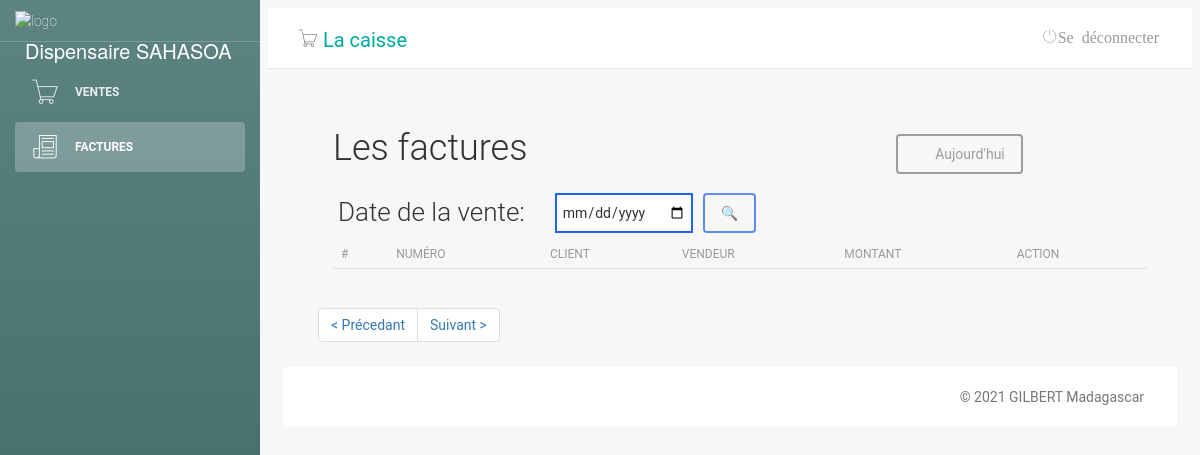
The app's page /invoices.php, older data.
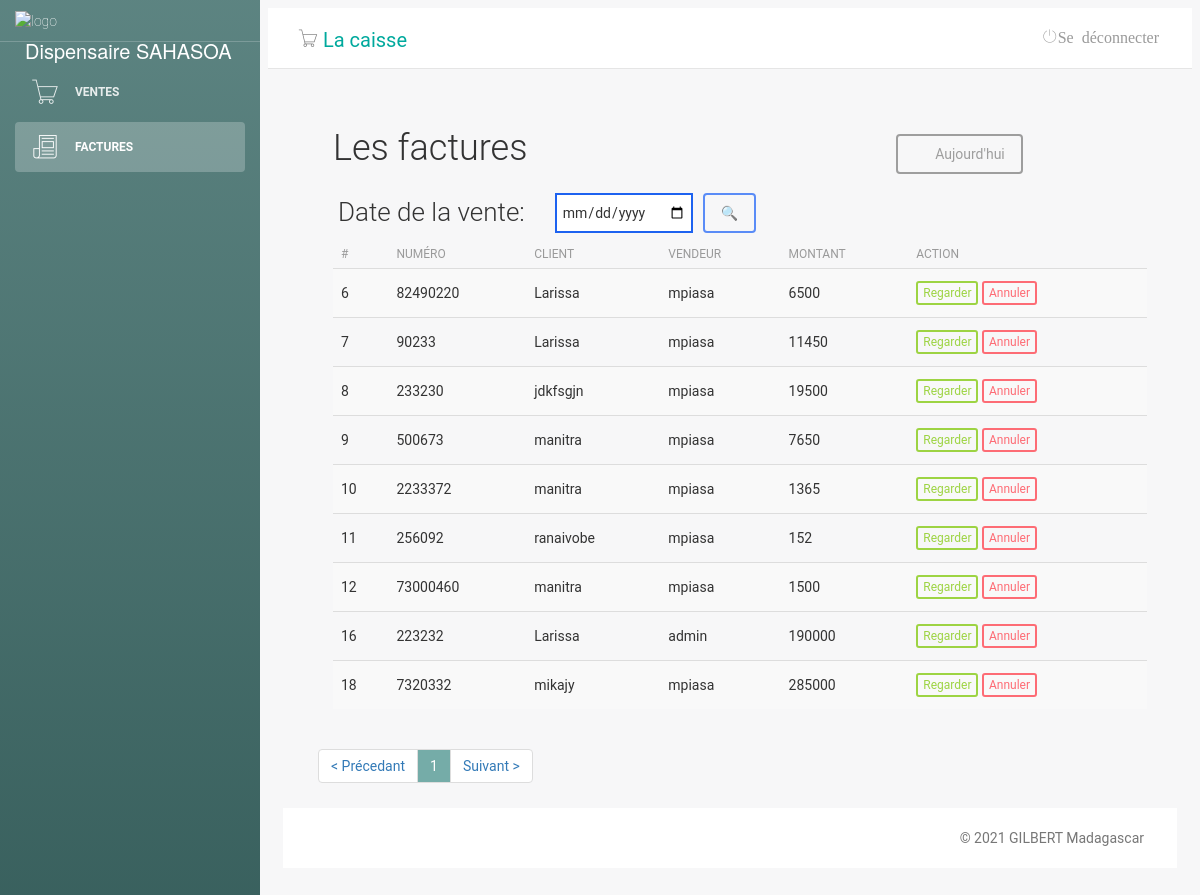
The same page, newer data.
### tables this page shows
CREATE TABLE "tb_ventes" (
	"id"	INTEGER,
	"prix"	varchar(11),
	"date"	date,
	"vendeur"	varchar(55),
	"client"	varchar(55) DEFAULT NULL,
	"n_NotaFiscal"	int(11),
	"paiment"	varchar(55),
	"mois"	TEXT,
	"an"	TEXT,
	"benefice"	NUMERIC,
	"states"	INTEGER,
	PRIMARY KEY("id" AUTOINCREMENT)
);

### invoices.php (the view, shortened to what the changed rows need)
<?php
include('classes/Mysql.php');
?>
<!doctype html>
<html lang="pt-br">
<head>
    <link href="css/bootstrap.min.css" rel="stylesheet" />
    <link href="css/animate.min.css" rel="stylesheet" />
    <link href="css/light-bootstrap-dashboard.css?v=1.4.0" rel="stylesheet" />
    <link href="css/demo.css" rel="stylesheet" />
    <link href="css/style.css" rel="stylesheet">
    <link href="css/font-awesome.min.css" rel="stylesheet">
    <link href='css/css' rel='stylesheet' type='text/css'>
    <link href="css/pe-icon-7-stroke.css" rel="stylesheet" />
</head>
<body>
    <div class="wrapper">
        <div class="main-panel">
            <div class="content">
                <div class="container-fluid">
                    <div class="row">
                        <?php
                        if (isset($_GET['date_invoice'])) {
                            $date = $_GET['date_invoice'];
                            $date = date_parse($date);
                            $day = $date['day'];
                            $month = $date['month'];
                            $year = $date['year'];
                            $year = substr($year, 2);
                            $date = $month . '/' . $day . '/' . $year;
                        } else {
                            $date = date('m/d/y');
                        }
                        $numRows = 0;
                        $itemsPerPage = 30;
                        $totalItemReq = $db->query("SELECT id FROM tb_ventes WHERE date = '$date'");
                        while ($row = $totalItemReq->fetch(SQLITE3_ASSOC)) {
                            ++$numRows;
                        }
                        $totalItem = $numRows;
                        $totalPages = ceil($totalItem / $itemsPerPage) + 1;
                        if (isset($_GET['page']) and !empty($_GET['page']) and $_GET['page'] > 0 and $_GET['page'] <= $totalItem) {
                            $_GET['page'] = intval($_GET['page']);
                            $currentPage = $_GET['page'];
                        } else {
                            $currentPage = 1;
                        }
                        $begin = ($currentPage - 1) * $itemsPerPage;
                        $sql = $db->prepare("SELECT * FROM tb_ventes WHERE date = '$date'");
                        $sql->execute();
                        $andranas = $sql->fetchAll();
                            $sql = $db->prepare("SELECT * FROM `tb_ventes` WHERE date = '$date' LIMIT $begin,$itemsPerPage");
                        $sql->execute();
                        $produtos = $sql->fetchAll();
                        ?>
                        <div class="lista-cliente">
                            <div id="top" class="row">
                                <div class="col-sm-8">
                                    <h2>Les factures</h2>
                                </div>
                            </div>
                            <div id="list" class="row">
                                <div class="table-responsive col-md-12">
                                    <table class="table table-striped" cellspacing="0" cellpadding="0">
                                        <thead>
                                            <tr>
                                                <th>#</th>
                                                <th>Numéro</th>
                                                <th>Client</th>
                                                <th>Vendeur</th>
                                                <th>montant</th>
                                                <th class="actions">Action</th>
                                            </tr>
                                        </thead>
                                        <tbody>
                                            <tr>
                                                <?php foreach ($produtos as $value) : ?>
                                                    <td><?php echo $value['id'] ?></td>
                                                    <td><?php echo $value['n_NotaFiscal'] ?></td>
                                                    <td><?php echo $value['client'] ?></td>
                                                    <td><?php echo $value['vendeur'] ?></td>
                                                    <td><?php echo ($value['prix']) ?></td>
                                                    <td class="actions">
                                                        <a class="btn btn-success btn-xs" href="invoice-detail.php?client=<?=$value['client']?>&vendeur=<?=$value['vendeur']?>&total=<?=($value['prix'])?>&numero=<?=($value['n_NotaFiscal'])?>">Regarder</a>
                                                        <a class="btn btn-danger btn-xs" href="invoice-cancel.php?client=<?=$value['client']?>&vendeur=<?=$value['vendeur']?>&total=<?=($value['prix'])?>&numero=<?=($value['n_NotaFiscal'])?>">Annuler</a>
                                                    </td>
                                            </tr>
                                        <?php
                                                endforeach;
                                        ?>
                                        </tbody>
                                    </table>
                                </div>
                                <div id="bottom" class="row">
                                    <div class="col-md-12">
                                        <ul class="pagination">
                                            <?php for ($i = 1; $i < $totalPages; $i++) {
                                                if ($i == $currentPage) {
                                                    echo '<li><a  style="background-color: #75aca8; color:white;" href="#">' . $i . '</a></li>';
                                                } else {
                                                    echo '<li><a href="?pg=sales&page=' . $i . '">' . $i . '</a></li>';
                                                }
                                            } ?>
                                        </ul>
                                    </div>
                                </div>
                            </div>
                        </div>
                    </div>
                </div>
            </div>
        </div>
</body>
</html>

Row changes from the older to the newer data that the page shows:
now on this page (row edited): tb_ventes: id "6", n_NotaFiscal "82490220", client "Larissa", vendeur "mpiasa", prix "6500"
now on this page (row edited): tb_ventes: id "7", n_NotaFiscal "90233", client "Larissa", vendeur "mpiasa", prix "11450"
now on this page (row edited): tb_ventes: id "8", n_NotaFiscal "233230", client "jdkfsgjn", vendeur "mpiasa", prix "19500"
now on this page (row edited): tb_ventes: id "9", n_NotaFiscal "500673", client "manitra", vendeur "mpiasa", prix "7650"
now on this page (row edited): tb_ventes: id "10", n_NotaFiscal "2233372", client "manitra", vendeur "mpiasa", prix "1365"
now on this page (row edited): tb_ventes: id "11", n_NotaFiscal "256092", client "ranaivobe", vendeur "mpiasa", prix "152"
now on this page (row edited): tb_ventes: id "12", n_NotaFiscal "73000460", client "manitra", vendeur "mpiasa", prix "1500"
now on this page (row edited): tb_ventes: id "16", n_NotaFiscal "223232", client "Larissa", vendeur "admin", prix "190000"
now on this page (row edited): tb_ventes: id "18", n_NotaFiscal "7320332", client "mikajy", vendeur "mpiasa", prix "285000"
Text that changed along with them:
new list line: "1"
